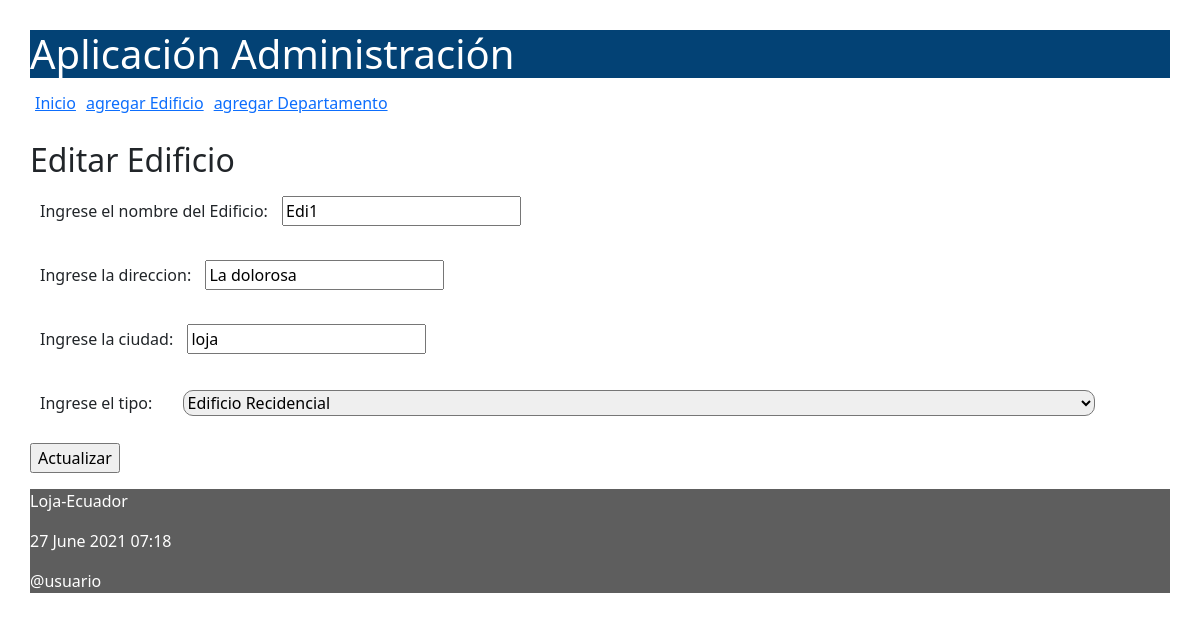
Screenshot of /editar/edificio/3 with the database file from the repository.
### administrativo/models.py (models this page shows, shortened)
class Edificio(models.Model):
    class Meta:
        verbose_name_plural = "Edificios"
    opciones_tipo = (
        ('recidencial', 'Edificio Recidencial'),
        ('comercial', 'Edificio Comercial'),
    )
    nombre = models.CharField(max_length=50)
    direccion = models.CharField(max_length=150)
    ciudad = models.CharField(max_length=30)
    tipo = models.CharField(max_length=50, choices=opciones_tipo)

### administrativo/views.py (the view)
# urls.py: path('editar/edificio/<int:id>', views.editarEdificio, name='editarEdificio'),
def editarEdificio(request, id):
    edificio = Edificio.objects.get(pk=id)
    if request.method == 'POST':
        formulario = EdificioForm(request.POST, instance=edificio)
        print(formulario.errors)
        if formulario.is_valid():
            formulario.save()
            return redirect(index)
    else:
        formulario = EdificioForm(instance=edificio)
    diccionario = {'formulario': formulario}
    return render(request, 'editarEdificio.html', diccionario)

### administrativo/forms.py (shortened to what this page needs)
class EdificioForm(ModelForm):
    class Meta:
        model = Edificio
        fields = ['nombre', 'direccion', 'ciudad', 'tipo']
        labels = {
            'nombre': _('Ingrese el nombre del Edificio'),
            'direccion': _('Ingrese la direccion'),
            'ciudad': _('Ingrese la ciudad'),
            'tipo': _('Ingrese el tipo'),
        }

### administrativo/templates/editarEdificio.html (shortened to what this page needs)
{% extends "master.html" %}
{% block content %}
<h2>Editar Edificio</h3>
<form action="" method="post">
  {{formulario.as_p}}
  <p><input type='submit' value='Actualizar'/></p>
</form>
{% endblock %}

### administrativo/static/css/estilos.css (style rules this page uses)
body { background: #FEFEFD; padding: 30px; }
label { padding: 12px 10px; }
.contenedor input, select { width: 80% !important; margin-left: 1em !important; }
.fieldWrapper input , select { border-radius: 10px !important; }

### rows the page displays
Edificio: nombre "Edi1", direccion "La dolorosa", ciudad "loja", tipo "Edificio Recidencial"
